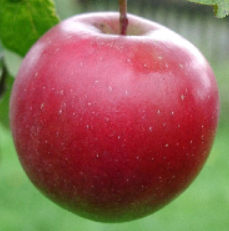
#> input picture apple.png, 229 x 231 px
$ python PYRAMID.py
#> lines starting #> are read from the running program, lines starting #| are printed output that depends on the picture; after the words box and inside, x2 and y2 are one past the last pixel; in counts of white or black regions, pixels touching at a corner belong together
import cv2
import numpy as np
import copy

apple = cv2.imread('apple.png')
#> apple is the input picture: shape (231, 229, 3); mean B, G, R 86, 101.4, 145.1
orange = cv2.imread('orange.png')
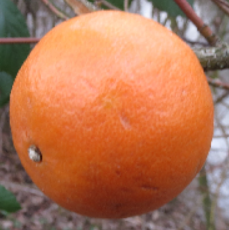
#> input picture orange.png, 229 x 230 px
#> orange is the input picture: shape (230, 229, 3); mean B, G, R 84.7, 116.2, 177.2

apple = cv2.resize(apple, (orange.shape[1], orange.shape[0]))
#> apple: shape (230, 229, 3)
# orange = cv2.resize(orange, (apple.shape[1], apple.shape[0]))

mask = np.zeros_like(apple)
# mask = np.zeros_like(apple,dtype='float32')
for col in range(apple.shape[0]):
    for row in range(apple.shape[1]):
        if col <= row:
            mask[col, row, :] = 1
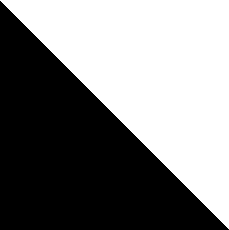
#> mask: shape (230, 229, 3); values 0 (black) and 1 (white), 50% white; 1 white region, box (x1, y1, x2, y2) and area: (0, 0, 229, 229) 26335
mask2 = 1 - mask

# generate Gaussian pyramid for apple
apple_copy = copy.copy(apple)
gp_apple = [apple_copy]
for i in range(6):
    apple_copy = cv2.pyrDown(apple_copy)
    gp_apple.append(apple_copy)
#> this loop made 6 passes
#> pass 1, `apple_copy = cv2.pyrDown(apple_copy)`:
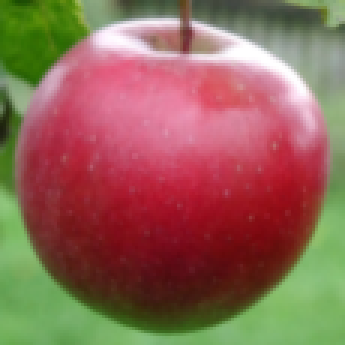
#> apple_copy: shape (115, 115, 3) (shown 3 times larger); mean B, G, R 85.8, 101.4, 144.8
#> after the loop, gp_apple = 7 items

# generate Gaussian pyramid for orange
orange_copy = copy.copy(orange)
gp_orange = [orange_copy]
for i in range(6):
    orange_copy = cv2.pyrDown(orange_copy)
    gp_orange.append(orange_copy)
#> this loop made 6 passes
#> pass 1, `orange_copy = cv2.pyrDown(orange_copy)`:
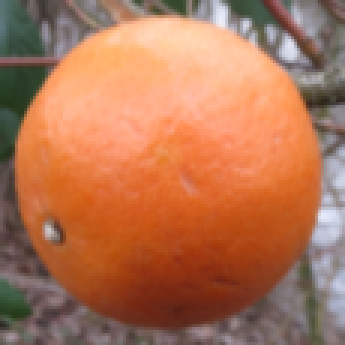
#> orange_copy: shape (115, 115, 3) (shown 3 times larger); mean B, G, R 84.9, 116.2, 176.9
#> pass 3, `orange_copy = cv2.pyrDown(orange_copy)`:
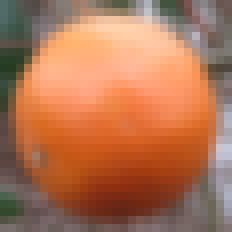
#> orange_copy: shape (29, 29, 3) (shown 8 times larger); mean B, G, R 84.5, 115.6, 175.3
#> after the loop, gp_orange = 7 items

# generate Gaussian pyramid for Mask
mask_copy = copy.copy(mask)
gp_mask = [mask_copy]
for i in range(6):
    mask_copy = cv2.pyrDown(mask_copy)
    gp_mask.append(mask_copy)


# generate Laplacian Pyramid for apple
apple_copy = gp_apple[5]
lp_apple = [apple_copy]
for i in range(5, 0, -1):
    size = (gp_apple[i - 1].shape[1], gp_apple[i - 1].shape[0])
    gaussian_expanded = cv2.pyrUp(gp_apple[i], dstsize=size)
    laplacian = cv2.subtract(gp_apple[i - 1], gaussian_expanded)
    lp_apple.append(laplacian)
#> after the loop, lp_apple = 6 items

# generate Laplacian Pyramid for orange
orange_copy = gp_orange[5]
lp_orange = [orange_copy]
for i in range(5, 0, -1):
    size = (gp_orange[i - 1].shape[1], gp_orange[i - 1].shape[0])
    gaussian_expanded = cv2.pyrUp(gp_orange[i], dstsize=size)
    laplacian = cv2.subtract(gp_orange[i - 1], gaussian_expanded)
    lp_orange.append(laplacian)
#> this loop made 5 passes
#> pass 3, `laplacian = cv2.subtract(gp_orange[i - 1], gaussian_expanded)`:
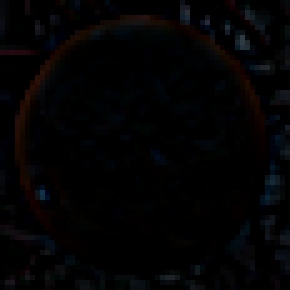
#> laplacian: shape (58, 58, 3) (shown 5 times larger); mean of channels 0, 1, 2 3.4, 2.7, 3; drawn as B, G, R
#> after the loop, lp_orange = 6 items

# generate Laplacian Pyramid for mask
mask_copy = gp_mask[5]
lp_mask = [mask_copy]
for i in range(5, 0, -1):
    size = (gp_mask[i - 1].shape[1], gp_mask[i - 1].shape[0])
    gaussian_expanded = cv2.pyrUp(gp_mask[i], dstsize=size)
    laplacian = cv2.subtract(gp_mask[i - 1], gaussian_expanded)
    lp_mask.append(laplacian)


apple_orange_pyramid = []

n = 0
for apple_lap, orange_lap, mask_lap in zip(lp_apple, lp_orange, lp_mask):
    n += 1
    cols, rows, ch = apple_lap.shape
    # laplacian = np.hstack((apple_lap[:, 0:int(cols / 2)], orange_lap[:, int(cols / 2):]))
    mask_lap2 = 1 - mask_lap
    laplacian = (apple_lap * mask_lap + orange_lap * mask_lap2)
    # laplacian = np.sum(np.dot(apple_lap, mask_lap), np.dot(orange_lap, mask_lap2))
    apple_orange_pyramid.append(laplacian)
#> this loop made 6 passes
#> (cols, rows) on passes 1 to 6: (8, 8), (15, 15), (29, 29), (58, 58), (115, 115), (230, 229)
#> after the loop, apple_orange_pyramid = 6 items; n = 6

# now reconstruct
apple_orange_reconstruct = apple_orange_pyramid[0]
for i in range(1, 6):
    size = (apple_orange_pyramid[i].shape[1], apple_orange_pyramid[i].shape[0])
    apple_orange_reconstruct = cv2.pyrUp(apple_orange_reconstruct, dstsize=size)
    apple_orange_reconstruct = cv2.add(apple_orange_pyramid[i], apple_orange_reconstruct)
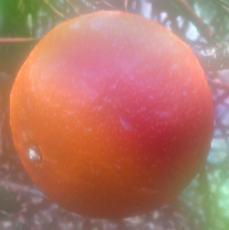
#> apple_orange_reconstruct: shape (230, 229, 3); mean of channels 0, 1, 2 103.9, 118.4, 178.5; drawn as B, G, R

cv2.imshow("apple", apple)
cv2.imshow("orange", orange)
cv2.imshow("apple_orange_reconstruct", apple_orange_reconstruct)
# cv2.imshow("apple_orange_reconstruct", np.array(apple_orange_reconstruct,dtype=np.uint8))
cv2.waitKey(0)
cv2.destroyAllWindows()
